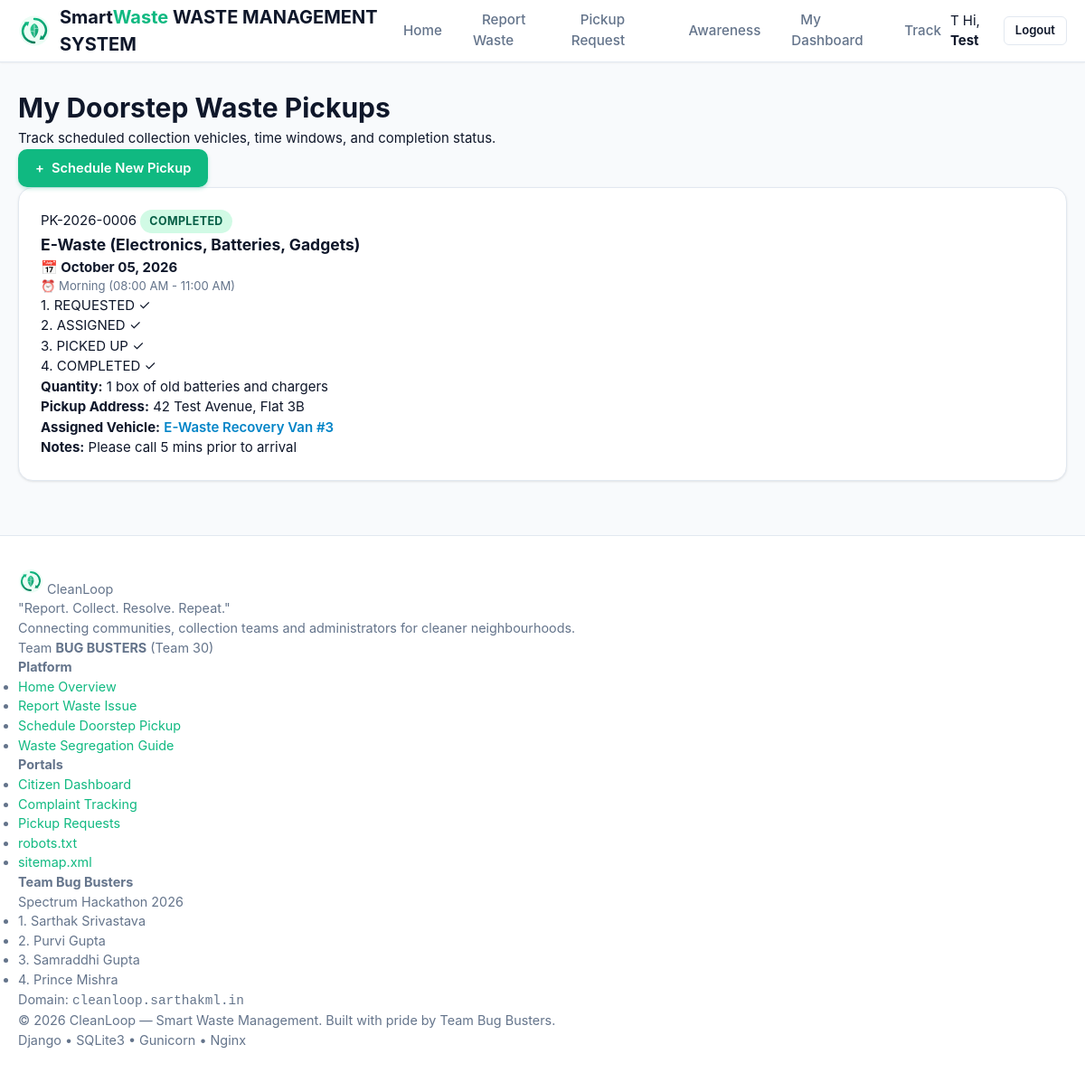
Screenshot of /pickup/list/ (signed in) with the database file from the repository.
### waste_management/models.py (models this page shows, shortened)
class PickupRequest(models.Model):
    WASTE_CATEGORIES = [
        ('ORGANIC', 'Organic / Wet Waste'),
        ('PLASTIC', 'Plastic (Bottles, Containers, Wrappers)'),
        ('PAPER', 'Paper & Cardboard'),
        ('E_WASTE', 'E-Waste (Electronics, Batteries, Gadgets)'),
        ('GLASS', 'Glass (Bottles, Jars, Broken Glass)'),
        ('METAL', 'Metal & Scrap Materials'),
        ('GENERAL', 'General Solid Waste'),
        ('OTHER', 'Other Miscellaneous Waste'),
    ]
    STATUS_CHOICES = [
        ('REQUESTED', 'Requested'),
        ('ASSIGNED', 'Assigned'),
        ('PICKED_UP', 'Picked Up'),
        ('COMPLETED', 'Completed'),
    ]
    pickup_id = models.CharField(max_length=30, unique=True, editable=False, db_index=True)
    user = models.ForeignKey(User, on_delete=models.CASCADE, related_name='pickup_requests')
    waste_category = models.CharField(max_length=30, choices=WASTE_CATEGORIES)
    quantity = models.CharField(max_length=100, help_text="e.g. 2 bags, 1 carton box, ~10 kg")
    pickup_address = models.TextField(help_text="Complete address with flat/door number")
    preferred_date = models.DateField(help_text="Preferred collection date")
    preferred_time = models.CharField(
        max_length=50,
        default='Morning (09:00 AM - 12:00 PM)',
        help_text="Time window for pickup"
    )
    notes = models.TextField(blank=True, help_text="Access instructions, gate codes, or special handling")
    status = models.CharField(max_length=20, choices=STATUS_CHOICES, default='REQUESTED')
    assigned_vehicle = models.CharField(max_length=100, blank=True, default='', help_text="Vehicle or team assigned")
    admin_notes = models.TextField(blank=True, default='')
    created_at = models.DateTimeField(auto_now_add=True)
    updated_at = models.DateTimeField(auto_now=True)
    class Meta:
        ordering = ['-created_at']

### waste_management/views.py (the view)
# urls.py: path('pickup/list/', views.pickup_list_view, name='pickup_list'),
@login_required
def pickup_list_view(request):
    pickups = PickupRequest.objects.filter(user=request.user)
    return render(request, 'waste_management/pickup_list.html', {'pickups': pickups})

### templates/waste_management/pickup_list.html (shortened to what this page needs)
{% extends 'base.html' %}
{% block content %}
<div class="tracking-page-container">
  <div class="page-header-row">
    <div>
      <h1 class="page-title">
        My Doorstep Waste Pickups
      </h1>
      <p class="page-subtitle">
        Track scheduled collection vehicles, time windows, and completion status.
      </p>
    </div>
    <div>
      <a href="{% url 'pickup_request' %}" class="btn btn-primary">
        <span>+</span> Schedule New Pickup
      </a>
    </div>
  </div>
  {% if pickups %}
    <div class="complaints-list-stack">
      {% for pickup in pickups %}
        <div class="card complaint-item-card">
          <div class="item-header-row">
            <div>
              <div class="badge-cluster">
                <span class="item-id-tag">
                  {{ pickup.pickup_id }}
                </span>
                <span class="badge badge-{{ pickup.status|lower }}">
                  {{ pickup.get_status_display }}
                </span>
              </div>
              <h3 class="item-title">
                {{ pickup.get_waste_category_display }}
              </h3>
            </div>
            <div class="item-meta-date text-right">
              <div style="font-weight: 700; color: var(--text-main);">
                📅 {{ pickup.preferred_date|date:"F d, Y" }}
              </div>
              <div style="font-size: 0.82rem; color: var(--text-muted);">
                ⏰ {{ pickup.preferred_time }}
              </div>
            </div>
          </div>
          <div class="pickup-stepper-grid">
            <div class="{% if pickup.status == 'REQUESTED' or pickup.status == 'ASSIGNED' or pickup.status == 'PICKED_UP' or pickup.status == 'COMPLETED' %}step-active{% else %}step-inactive{% endif %}">
              1. REQUESTED ✓
            </div>
            <div class="{% if pickup.status == 'ASSIGNED' or pickup.status == 'PICKED_UP' or pickup.status == 'COMPLETED' %}step-active{% else %}step-inactive{% endif %}">
              2. ASSIGNED {% if pickup.status == 'ASSIGNED' or pickup.status == 'PICKED_UP' or pickup.status == 'COMPLETED' %}✓{% endif %}
            </div>
            <div class="{% if pickup.status == 'PICKED_UP' or pickup.status == 'COMPLETED' %}step-active{% else %}step-inactive{% endif %}">
              3. PICKED UP {% if pickup.status == 'PICKED_UP' or pickup.status == 'COMPLETED' %}✓{% endif %}
            </div>
            <div class="{% if pickup.status == 'COMPLETED' %}step-active step-finished{% else %}step-inactive{% endif %}">
              4. COMPLETED {% if pickup.status == 'COMPLETED' %}✓{% endif %}
            </div>
          </div>
          <div class="pickup-meta-grid">
            <div>
              <strong>Quantity:</strong> {{ pickup.quantity }}
            </div>
            <div>
              <strong>Pickup Address:</strong> {{ pickup.pickup_address }}
            </div>
            {% if pickup.assigned_vehicle %}
              <div>
                <strong>Assigned Vehicle:</strong> <span style="color: var(--secondary); font-weight: 600;">{{ pickup.assigned_vehicle }}</span>
              </div>
            {% endif %}
            {% if pickup.notes %}
              <div>
                <strong>Notes:</strong> {{ pickup.notes }}
              </div>
            {% endif %}
          </div>
        </div>
      {% endfor %}
    </div>
  {% endif %}
</div>
{% endblock %}

### templates/base.html (shortened to what this page needs)
{% load static %}
<!DOCTYPE html>
<html lang="en">
<head>
  <link rel="stylesheet" href="{% static 'css/style.css' %}">
</head>
<body>
  <header class="navbar" role="banner">
    <div class="container nav-container">
      <a href="{% url 'landing' %}" class="brand-logo" aria-label="SmartWaste Home">
        <img src="{% static 'images/cleanloop-mark.svg' %}" alt="SmartWaste Mark" width="36" height="36" class="brand-mark-img">
        <div class="brand-text">
          <span class="brand-name">Smart<span class="highlight">Waste</span></span>
          <span class="brand-sub">WASTE MANAGEMENT SYSTEM</span>
        </div>
      </a>
      <nav aria-label="Primary Navigation">
        <ul class="nav-menu" id="navMenu">
          <li><a href="{% url 'landing' %}" class="nav-link {% if request.resolver_match.url_name == 'landing' %}active{% endif %}">Home</a></li>
          <li><a href="{% url 'report_waste' %}" class="nav-link {% if request.resolver_match.url_name == 'report_waste' %}active{% endif %}">Report Waste</a></li>
          <li><a href="{% url 'pickup_request' %}" class="nav-link {% if request.resolver_match.url_name == 'pickup_request' %}active{% endif %}">Pickup Request</a></li>
          <li><a href="{% url 'awareness' %}" class="nav-link {% if request.resolver_match.url_name == 'awareness' %}active{% endif %}">Awareness</a></li>
          {% if user.is_authenticated %}
            <li><a href="{% url 'citizen_dashboard' %}" class="nav-link {% if request.resolver_match.url_name == 'citizen_dashboard' %}active{% endif %}">My Dashboard</a></li>
            <li><a href="{% url 'complaint_tracking' %}" class="nav-link {% if request.resolver_match.url_name == 'complaint_tracking' %}active{% endif %}">Track</a></li>
          {% endif %}
        </ul>
      </nav>
      <div class="nav-actions">
        {% if user.is_authenticated %}
          <div class="user-greeting">
            <span class="user-avatar-circle" aria-hidden="true">{{ user.first_name|default:user.username|make_list|first|upper }}</span>
            <span class="user-name-text">Hi, <strong>{{ user.first_name|default:user.username }}</strong></span>
          </div>
          <a href="{% url 'logout' %}" class="btn btn-outline btn-sm">Logout</a>
        {% else %}
          <a href="{% url 'login' %}" class="btn btn-outline btn-sm">Login</a>
          <a href="{% url 'register' %}" class="btn btn-primary btn-sm">Register</a>
        {% endif %}
      </div>
    </div>
  </header>
  <main class="main-content" id="main-content">
    <div class="container">
      {% block content %}
      {% endblock %}
    </div>
  </main>
  <footer class="footer" role="contentinfo">
    <div class="container footer-grid">
      <div class="footer-brand-col">
        <div class="footer-brand">
          <img src="{% static 'images/cleanloop-mark.svg' %}" alt="CleanLoop Mark" width="28" height="28">
          <span class="footer-brand-name">Clean<span class="highlight">Loop</span></span>
        </div>
        <p class="footer-tagline">"Report. Collect. Resolve. Repeat."</p>
        <p class="footer-subline">Connecting communities, collection teams and administrators for cleaner neighbourhoods.</p>
        <div class="footer-badge">
           Team <strong>BUG BUSTERS</strong> (Team 30)
        </div>
      </div>
      <div class="footer-nav-col">
        <h4>Platform</h4>
        <ul>
          <li><a href="{% url 'landing' %}">Home Overview</a></li>
          <li><a href="{% url 'report_waste' %}">Report Waste Issue</a></li>
          <li><a href="{% url 'pickup_request' %}">Schedule Doorstep Pickup</a></li>
          <li><a href="{% url 'awareness' %}">Waste Segregation Guide</a></li>
        </ul>
      </div>
      <div class="footer-nav-col">
        <h4>Portals</h4>
        <ul>
          {% if user.is_authenticated %}
            <li><a href="{% url 'citizen_dashboard' %}">Citizen Dashboard</a></li>
            <li><a href="{% url 'complaint_tracking' %}">Complaint Tracking</a></li>
            <li><a href="{% url 'pickup_list' %}">Pickup Requests</a></li>
          {% else %}
            <li><a href="{% url 'login' %}">Citizen & Staff Login</a></li>
            <li><a href="{% url 'register' %}">Create Citizen Account</a></li>
          {% endif %}
          <li><a href="/robots.txt">robots.txt</a></li>
          <li><a href="/sitemap.xml">sitemap.xml</a></li>
        </ul>
      </div>
      <div class="footer-team-col">
        <h4>Team Bug Busters</h4>
        <p class="team-subtext">Spectrum Hackathon 2026</p>
        <ul class="team-list">
          <li>1. Sarthak Srivastava</li>
          <li>2. Purvi Gupta</li>
          <li>3. Samraddhi Gupta</li>
          <li>4. Prince Mishra</li>
        </ul>
        <p class="production-domain">Domain: <code>cleanloop.sarthakml.in</code></p>
      </div>
    </div>
    <div class="container footer-bottom">
      <p>© 2026 CleanLoop — Smart Waste Management. Built with pride by Team Bug Busters.</p>
      <div class="footer-tech-stack">
        <span>Django</span> • <span>SQLite3</span> • <span>Gunicorn</span> • <span>Nginx</span>
      </div>
    </div>
  </footer>
</body>
</html>

### static/css/style.css (style rules this page uses)
:root { --primary: #10b981; --primary-hover: #059669; --primary-light: #ecfdf5; --primary-dark: #065f46; --secondary: #0284c7; --secondary-light: #f0f9ff; --bg-body: #f8fafc; --bg-card: #ffffff; --bg-alt: #f1f5f9; --text-main: #0f172a; --text-muted: #64748b; --text-light: #94a3b8; --border-color: #e2e8f0; --border-focus: #10b981; --status-pending: #f59e0b; --status-pending-bg: #fef3c7; --status-assigned: #3b82f6; --status-assigned-bg: #dbeafe; --status-progress: #8b5cf6; --status-progress-bg: #ede9fe; --status-resolved: #10b981; --status-resolved-bg: #d1fae5; --status-danger: #ef4444; --status-danger-bg: #fee2e2; --shadow-xs: 0 1px 2px 0 rgba(0, 0, 0, 0.05); --shadow-sm: 0 1px 3px 0 rgba(0, 0, 0, 0.08), 0 1px 2px -1px rgba(0, 0, 0, 0.08); --shadow-md: 0 4px 6px -1px rgba(0, 0, 0, 0.08), 0 2px 4px -2px rgba(0, 0, 0, 0.08); --shadow-lg: 0 10px 15px -3px rgba(0, 0, 0, 0.08), 0 4px 6px -4px rgba(0, 0, 0, 0.08); --shadow-xl: 0 20px 25px -5px rgba(0, 0, 0, 0.08), 0 8px 10px -6px rgba(0, 0, 0, 0.08); --radius-sm: 6px; --radius-md: 10px; --radius-lg: 16px; --radius-full: 9999px; --transition: all 0.2s cubic-bezier(0.4, 0, 0.2, 1); }
*, *::before, *::after { box-sizing: border-box; margin: 0; padding: 0; }
body { font-family: -apple-system, BlinkMacSystemFont, "Segoe UI", Roboto, "Helvetica Neue", Arial, sans-serif; background-color: var(--bg-body); color: var(--text-main); line-height: 1.5; font-size: 15px; min-height: 100vh; display: flex; flex-direction: column; }
a { color: var(--primary); text-decoration: none; transition: var(--transition); }
.container { width: 100%; max-width: 1200px; margin-left: auto; margin-right: auto; padding-left: 20px; padding-right: 20px; }
.main-content { flex: 1; padding-top: 28px; padding-bottom: 60px; }
.navbar { background-color: var(--bg-card); border-bottom: 1px solid var(--border-color); position: sticky; top: 0; z-index: 100; box-shadow: var(--shadow-xs); }
.nav-container { display: flex; align-items: center; justify-content: space-between; height: 68px; }
.brand-logo { display: flex; align-items: center; gap: 10px; font-weight: 700; font-size: 1.25rem; color: var(--text-main); }
.brand-logo span.highlight { color: var(--primary); }
.nav-menu { display: flex; align-items: center; gap: 24px; list-style: none; }
.nav-link { color: var(--text-muted); font-weight: 500; font-size: 0.95rem; padding: 6px 10px; border-radius: var(--radius-sm); }
.nav-actions { display: flex; align-items: center; gap: 12px; }
.btn { display: inline-flex; align-items: center; justify-content: center; gap: 8px; padding: 9px 18px; font-size: 0.92rem; font-weight: 600; border-radius: var(--radius-md); border: 1px solid transparent; cursor: pointer; transition: var(--transition); text-decoration: none; white-space: nowrap; }
.btn-primary { background-color: var(--primary); color: #ffffff !important; box-shadow: 0 2px 4px rgba(16, 185, 129, 0.25); }
.btn-outline { background-color: transparent; border-color: var(--border-color); color: var(--text-main); }
.btn-sm { padding: 5px 12px; font-size: 0.82rem; border-radius: var(--radius-sm); }
.card { background-color: var(--bg-card); border: 1px solid var(--border-color); border-radius: var(--radius-lg); box-shadow: var(--shadow-sm); padding: 24px; transition: var(--transition); }
.badge { display: inline-flex; align-items: center; gap: 5px; padding: 4px 10px; font-size: 0.78rem; font-weight: 700; border-radius: var(--radius-full); text-transform: uppercase; letter-spacing: 0.03em; }
.badge-resolved, .badge-completed { background-color: var(--status-resolved-bg); color: #065f46; }
.footer { background-color: #ffffff; border-top: 1px solid var(--border-color); padding: 36px 0; margin-top: auto; font-size: 0.9rem; color: var(--text-muted); }

### rows the page displays
PickupRequest: pickup_id "PK-2026-0006", status "COMPLETED", waste_category "E-Waste (Electronics, Batteries, Gadgets)", preferred_date "October 05, 2026", preferred_time "Morning (08:00 AM - 11:00 AM)", quantity "1 box of old batteries and chargers", pickup_address "42 Test Avenue, Flat 3B", assigned_vehicle "E-Waste Recovery Van #3", notes "Please call 5 mins prior to arrival"

### other values shown
{{ user.first_name|default:user.username|make_list|first|upper }} "T"
{{ user.first_name|default:user.username }} "Test"
